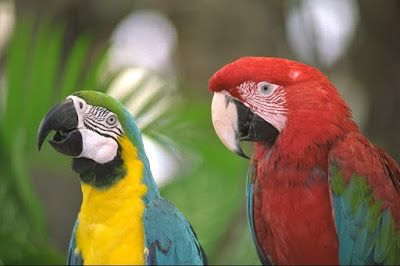
#> input picture Image_Processing_Fundamentals/images/thres_imag.jpg, 400 x 266 px, found by its file name
$ jupyter execute Image_Thresholding_Scratch.ipynb   (shell and % lines are left out)
#> lines starting #> are read from the running program, lines starting #| are printed output that depends on the picture; after the words box and inside, x2 and y2 are one past the last pixel; in counts of white or black regions, pixels touching at a corner belong together
[cell 1]
import numpy as np
import matplotlib.pyplot as plt
import cv2
# from PIL import Image

[cell 2]
img=cv2.imread('thres_imag.jpg',1)
#> img is the input picture: shape (266, 400, 3); mean B, G, R 76, 109.7, 121.7

[cell 3]
plt.imshow(img)
plt.show()

[cell 4]
orig_img=cv2.cvtColor(img, cv2.COLOR_BGR2RGB)

[cell 5]
plt.imshow(orig_img)
plt.show()

# Scratch implementation of Binary Thresholding

[cell 6]
# im_gray = np.array(Image.open('thres_imag.jpg').convert('L'))
# print(type(im_gray))

[cell 7]
im_gray = cv2.imread('thres_imag.jpg', cv2.IMREAD_GRAYSCALE)
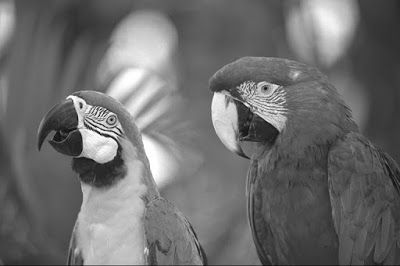
#> im_gray: shape (266, 400); min 0, max 255, mean 109.4
print(type(im_gray))
#| <class 'numpy.ndarray'>

[cell 8]
thresh = 127

im_bool = im_gray > thresh
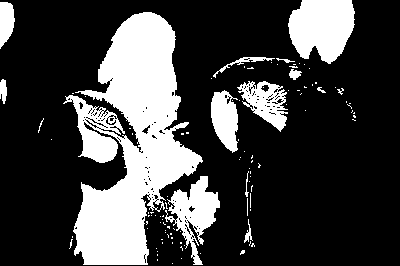
#> im_bool: shape (266, 400) bool; 25.6% white; 106 white regions (91 under 20 px), largest, box (x1, y1, x2, y2) and area: (63, 12, 203, 265) 17983, (288, 0, 355, 64) 3242, (165, 176, 220, 265) 2072
print(im_bool)
#> (printed output is left out)

[cell 9]
maxval = 255

im_bin = (im_gray > thresh) * maxval
print(im_bin)
#> (printed output is left out)

[cell 10]
# Image.fromarray(np.uint8(im_bin)).save('Thresh_Binary.png')
openCVim = np.array(im_bin).astype(np.uint8)

[cell 11]
cv2.imshow("Binarized Image", openCVim)
k = cv2.waitKey(0)
#> (key Esc is pressed here)

[cell 12]
plt.imshow(openCVim, cmap = "gray")
plt.show()

# Scratch implementation of Inverse Binary Thresholding

[cell 13]
im_gray1 = cv2.imread('thres_imag.jpg', cv2.IMREAD_GRAYSCALE)
print(type(im_gray1))
#| <class 'numpy.ndarray'>

thresh = 127

im_bool1 = im_gray1 < thresh
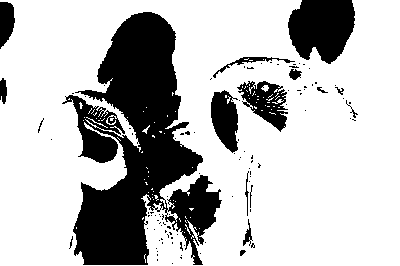
#> im_bool1: shape (266, 400) bool; 73.9% white; 106 black regions (90 under 20 px), largest, box (x1, y1, x2, y2) and area: (62, 12, 222, 265) 20412, (288, 0, 355, 64) 3273, (237, 81, 288, 132) 1298
print(im_bool1)
#> (printed output is left out)
print("******************************************************************")
maxval = 255

im_bin1 = (im_gray1 < thresh) * maxval
print(im_bin1)
#> (printed output is left out)

openCVim1 = np.array(im_bin1).astype(np.uint8)

[cell 14]
cv2.imshow("Inversed Binarized Image", openCVim1)
k = cv2.waitKey(0)
#> (key Esc is pressed here)

[cell 15]
plt.imshow(openCVim1, cmap = "gray")
plt.show()

# Scratch implementation of Set to 0 Thresholding

[cell 16]
im_gray2 = cv2.imread('thres_imag.jpg', cv2.IMREAD_GRAYSCALE)
print(type(im_gray2))
#| <class 'numpy.ndarray'>

thresh = 127

im_bool2 = im_gray2 > thresh
print(im_bool2)
#> (printed output is left out)
print("******************************************************************")
maxval = 255

im_bin_keep = (im_gray2 > thresh) * im_gray2
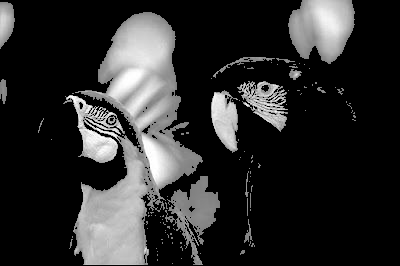
#> im_bin_keep: shape (266, 400); min 0, max 255, mean 45
print(im_bin_keep)
#> (printed output is left out)

openCVim2 = np.array(im_bin_keep).astype(np.uint8)

[cell 17]
cv2.imshow("Thresh_to_0 Image", openCVim2)
k = cv2.waitKey(0)
#> (key Esc is pressed here)

[cell 18]
plt.imshow(openCVim2, cmap = "gray")
plt.show()

# Scratch implementation of Inverse Set to 0 Thresholding

[cell 19]
im_gray2 = cv2.imread('thres_imag.jpg', cv2.IMREAD_GRAYSCALE)
print(type(im_gray2))
#| <class 'numpy.ndarray'>

thresh = 127

im_bool2 = im_gray2 < thresh
print(im_bool2)
#> (printed output is left out)
print("******************************************************************")
maxval = 255

im_bin_keep1 = (im_gray2 < thresh) * im_gray2
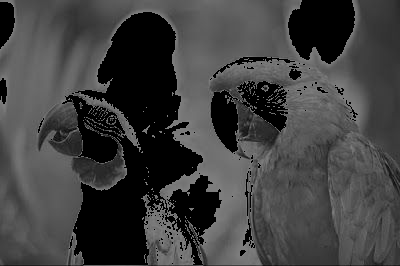
#> im_bin_keep1: shape (266, 400); min 0, max 126, mean 63.7
print(im_bin_keep1)
#> (printed output is left out)

openCVim2 = np.array(im_bin_keep1).astype(np.uint8)

[cell 20]
cv2.imshow("Thresh_to_0 Image", openCVim2)
k = cv2.waitKey(0)
#> (key Esc is pressed here)

[cell 21]
plt.imshow(openCVim2, cmap = "gray")
plt.show()

# Scratch Implementation of Truncate Thresholding ( THRESH_TRUNC )

[cell 22]
im_gray2 = cv2.imread('thres_imag.jpg', cv2.IMREAD_GRAYSCALE)
print(type(im_gray2))
#| <class 'numpy.ndarray'>

thresh = 149

im_bool2 = im_gray2 > thresh
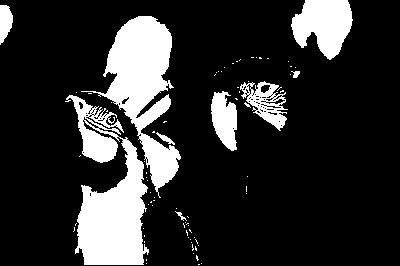
#> im_bool2: shape (266, 400) bool; 18.2% white; 79 white regions (70 under 20 px), largest, box (x1, y1, x2, y2) and area: (65, 95, 149, 265) 7283, (81, 16, 181, 198) 6714, (291, 0, 353, 60) 2511
print(im_bool2)
#> (printed output is left out)
print("******************************************************************")
maxval = 255

bin = (im_gray2 > thresh)

if bin.any == True:
    im_bin_keep2 = bin * thresh
else:
    im_bin_keep2 = im_gray2

print(im_bin_keep2)
#> (printed output is left out)

openCVim2 = np.array(im_bin_keep2).astype(np.uint8)

[cell 23]
cv2.imshow("Thresh_trunc Image", openCVim2)
k = cv2.waitKey(0)
#> (key Esc is pressed here)

[cell 24]
plt.imshow(openCVim2, cmap = "gray")
plt.show()

# Adaptive Mean Thresholding

[cell 25]
# Adaptive_thresh_mean_C

# The threshold value T(x,y) is a mean of the blockSize * blockSize neighborhood of (x,y) minus C

[cell 26]
# Implementation of Adaptive_thresh_mean_C from scratch

im_gray2 = cv2.imread('thres_imag.jpg', cv2.IMREAD_GRAYSCALE)

h, w = im_gray2.shape[0], im_gray2.shape[1]
#> h = 266; w = 400

avg_kernal = np.ones((11,11), np.uint8)/121
kh, kw = avg_kernal.shape

dark_img = im_gray2.copy()
dark_img[:, :] = 0
#> dark_img: shape (266, 400); every value is 0

for col in range(w-kw+1):
    for row in range(h-kh+1):

        dark_img = np.mean(np.sum(np.sum(im_gray2[row:row +kh, col:col+kw] * avg_kernal)))

        if(im_gray2[row, col] > (dark_img - 2)):
            im_gray2[row, col] = 255
        else:
            im_gray2[row, col] = 0
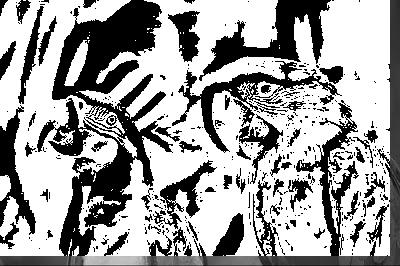
#> im_gray2: shape (266, 400); min 0, max 255, mean 160.6

# [8 lines of commented-out code are left out]
plt.title("Adaptive_thresh_Mean_C Scratch", fontsize = 20)
plt.imshow(im_gray2, 'gray')

[cell 27]
# Adaptive_Thresh_Gaussian_C
# The thresh value T(x,y) is a weighted sum(cross-correlation with a Gaussian window) of the blockSize*blockSize neighborhood of (x,y) minus C
# The default sigma (standard deviation) is used for a specified blockSize

[cell 28]
def gaus_kernal(filter_size, sigma):

    # required filter size
    filter_Size = int(filter_size)//2

    # creating a blob with that filter size
    ht, wt = np.mgrid[-filter_size:filter_size +1, -filter_size:filter_size+1]

    # Using the Gaussian formula for computation
    gaus_constant = 1 / (2.0 * np.pi * sigma**2)

    gauss = np.exp(-((ht**2 + wt**2) / (2.0 * sigma**2))) * gaus_constant

    return gauss

[cell 29]
im_gray3 = cv2.imread('thres_imag.jpg', cv2.IMREAD_GRAYSCALE)

h, w = im_gray3.shape[0], im_gray3.shape[1]

kernal = gaus_kernal(11, 2)
kh, kw = kernal.shape

dark_img1 = im_gray3.copy()
dark_img1[:, :] = 0

for row in range(h-kh+1):
    for col in range(w-kw+1):
        dark_img1[row, col]= np.average(np.sum(np.sum(im_gray3[row:row + kh, col:col+kw] * kernal)))

        if(im_gray3[row, col] > (dark_img1[row, col] - 2)):
            im_gray3[row, col] = 255
        else:
            im_gray3[row, col] = 0
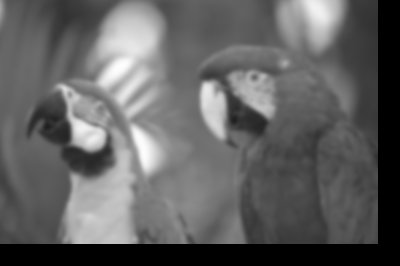
#> dark_img1: shape (266, 400); min 0, max 253, mean 97.1
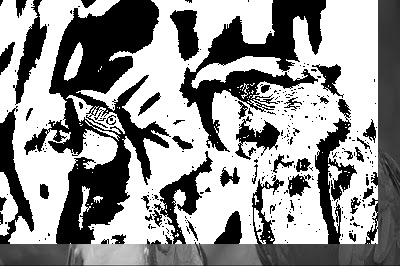
#> im_gray3: shape (266, 400); min 0, max 255, mean 148.1

$ run again, with Image_Processing_Fundamentals/images/bird.jpg copied over Image_Processing_Fundamentals/images/thres_imag.jpg
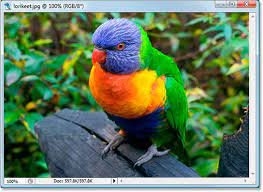
#> input picture Image_Processing_Fundamentals/images/bird.jpg, 263 x 192 px, found by its file name
#> img is the input picture: shape (192, 263, 3); mean B, G, R 94.5, 123.3, 99
#| <class 'numpy.ndarray'>
#> `im_bool = im_gray > thresh`:
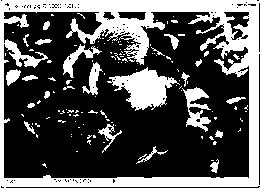
#> im_bool: shape (192, 263) bool; 34.7% white; 125 white regions (101 under 20 px), largest, box (x1, y1, x2, y2) and area: (0, 0, 263, 192) 13078, (107, 67, 180, 111) 1550, (182, 87, 211, 132) 578
#> (printed output is left out)
#> (printed output is left out)
#| <class 'numpy.ndarray'>
#> im_bool1: shape (192, 263) bool; 64.9% white; 121 black regions (95 under 20 px), largest, box (x1, y1, x2, y2) and area: (0, 0, 263, 192) 13538, (107, 67, 182, 111) 1569, (182, 87, 211, 132) 588
#> (printed output is left out)
#> (printed output is left out)
#| <class 'numpy.ndarray'>
#> (printed output is left out)
#> (printed output is left out)
#| <class 'numpy.ndarray'>
#> (printed output is left out)
#> (printed output is left out)
#| <class 'numpy.ndarray'>
#> im_bool2: shape (192, 263) bool; 27% white; 148 white regions (126 under 20 px), largest, box (x1, y1, x2, y2) and area: (0, 0, 263, 192) 9814, (130, 69, 167, 108) 1057, (91, 13, 164, 53) 952
#> (printed output is left out)
#> (printed output is left out)
#> dark_img: shape (192, 263); every value is 0
#> after the loop `for row in range(h-kh+1):`:
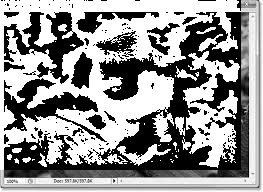
#> im_gray3: shape (192, 263); min 0, max 255, mean 145.5
